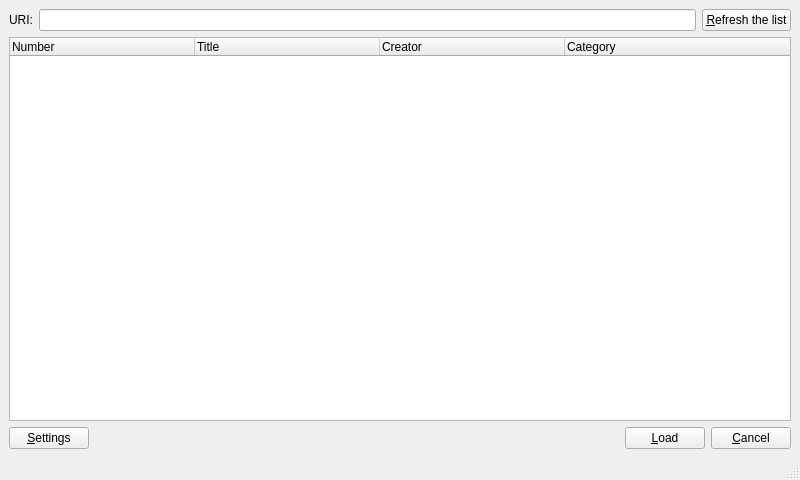
<?xml version="1.0" encoding="UTF-8"?>
<ui version="4.0">
 <class>winOnlineBook</class>
 <widget class="QMainWindow" name="winOnlineBook">
  <property name="windowModality">
   <enum>Qt::WindowModal</enum>
  </property>
  <property name="geometry">
   <rect>
    <x>0</x>
    <y>0</y>
    <width>800</width>
    <height>480</height>
   </rect>
  </property>
  <property name="sizePolicy">
   <sizepolicy hsizetype="Expanding" vsizetype="Expanding">
    <horstretch>0</horstretch>
    <verstretch>0</verstretch>
   </sizepolicy>
  </property>
  <property name="windowTitle">
   <string>Online Books</string>
  </property>
  <property name="windowIcon">
   <iconset resource="../images/images.qrc">
    <normaloff>:/img/online.png</normaloff>:/img/online.png</iconset>
  </property>
  <widget class="QWidget" name="centralwidget">
   <layout class="QVBoxLayout" name="verticalLayout_3">
    <item>
     <layout class="QHBoxLayout" name="horizontalLayout" stretch="0,0,0">
      <item>
       <widget class="QLabel" name="label">
        <property name="text">
         <string>URI:</string>
        </property>
       </widget>
      </item>
      <item>
       <widget class="QLineEdit" name="editUri"/>
      </item>
      <item>
       <widget class="QPushButton" name="actionRefresh">
        <property name="text">
         <string>&amp;Refresh the list</string>
        </property>
       </widget>
      </item>
     </layout>
    </item>
    <item>
     <layout class="QVBoxLayout" name="verticalLayout_2">
      <item>
       <widget class="QTreeWidget" name="treeBooks">
        <property name="animated">
         <bool>true</bool>
        </property>
        <attribute name="headerVisible">
         <bool>true</bool>
        </attribute>
        <attribute name="headerDefaultSectionSize">
         <number>185</number>
        </attribute>
        <attribute name="headerStretchLastSection">
         <bool>true</bool>
        </attribute>
        <column>
         <property name="text">
          <string>Number</string>
         </property>
         <property name="textAlignment">
          <set>AlignLeft|AlignVCenter</set>
         </property>
        </column>
        <column>
         <property name="text">
          <string>Title</string>
         </property>
        </column>
        <column>
         <property name="text">
          <string>Creator</string>
         </property>
        </column>
        <column>
         <property name="text">
          <string>Category</string>
         </property>
        </column>
       </widget>
      </item>
     </layout>
    </item>
    <item>
     <layout class="QHBoxLayout" name="horizontalLayout_2">
      <property name="bottomMargin">
       <number>0</number>
      </property>
      <item>
       <widget class="QPushButton" name="actionSettings">
        <property name="text">
         <string>&amp;Settings</string>
        </property>
       </widget>
      </item>
      <item>
       <spacer name="horizontalSpacer">
        <property name="orientation">
         <enum>Qt::Horizontal</enum>
        </property>
        <property name="sizeHint" stdset="0">
         <size>
          <width>40</width>
          <height>20</height>
         </size>
        </property>
       </spacer>
      </item>
      <item>
       <widget class="QPushButton" name="actionLoad">
        <property name="text">
         <string>&amp;Load</string>
        </property>
       </widget>
      </item>
      <item>
       <widget class="QPushButton" name="actionCancel">
        <property name="text">
         <string>&amp;Cancel</string>
        </property>
       </widget>
      </item>
     </layout>
    </item>
   </layout>
  </widget>
  <widget class="QStatusBar" name="winBar"/>
 </widget>
 <resources>
  <include location="../images/images.qrc"/>
 </resources>
 <connections/>
</ui>
